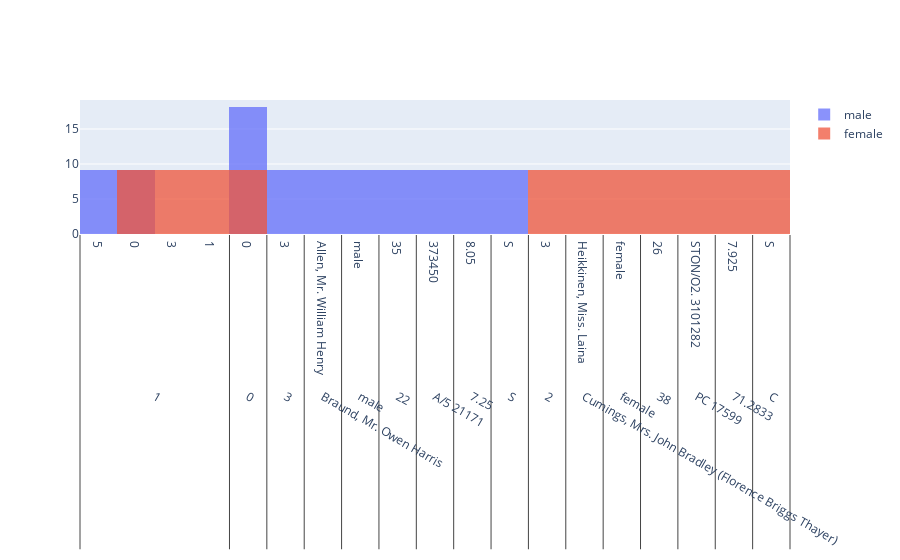

Notebook source saved alongside this figure:
### Code cell
fig1=go.Figure()
male=titanic_data[titanic_data["Sex"]=="male"]
female=titanic_data[titanic_data["Sex"]=="female"]
fig1.add_trace(go.Histogram(x=male,histnorm='percent',
    name='male'))
fig1.add_trace(go.Histogram(x=female,histnorm='percent',
    name='female'))

# Overlay both histograms
fig1.update_layout(barmode='overlay')
# Reduce opacity to see both histograms
fig1.update_traces(opacity=0.75)
fig1.show()

### Figure 1 — Plotly figure (JSON) as saved in the notebook; plotly's stock layout.template omitted (floating-point values rounded to 4 significant figures; data arrays with more than 128 entries replaced by an {"elided": "..."} marker saying what was removed)
{"data": [{"histnorm": "percent", "name": "male", "opacity": 0.75, "type": "histogram", "x": {"elided": "577x12 mixed values"}}, {"histnorm": "percent", "name": "female", "opacity": 0.75, "type": "histogram", "x": {"elided": "314x12 mixed values"}}], "layout": {"barmode": "overlay"}}
